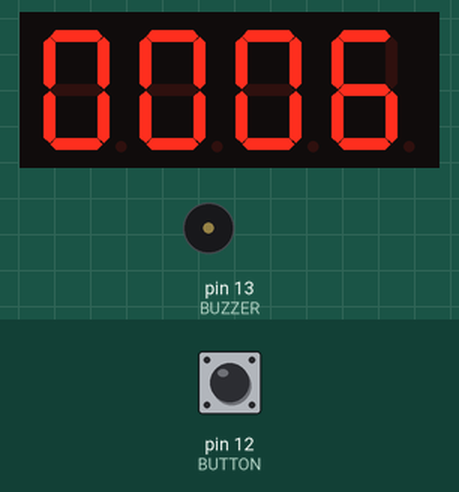
This sketch was run on a simulated Arduino Uno, built with avr-gcc and run on an emulated ATmega328P. On the bench: 4-digit seven-segment display, buzzer (waves = sounding). Wiring (inferred from the names in the program): 4-digit 7-segment display, segments lit when HIGH: segments pin 4, pin 5, pin 6, pin 7, pin 8, pin 9, pin 10, pin 11; digit selects pin 3, pin 2, pin 1, pin 0. The inputs (shaded band) are chosen by the test bench; at power-on: pin 12 (BUTTON) HIGH. The segment pins are drawn as the display they are named for.

Above: at 1.8 s.
1.9 s: pin 12 (BUTTON) pulled LOW for 1 s
At 3.5 s:
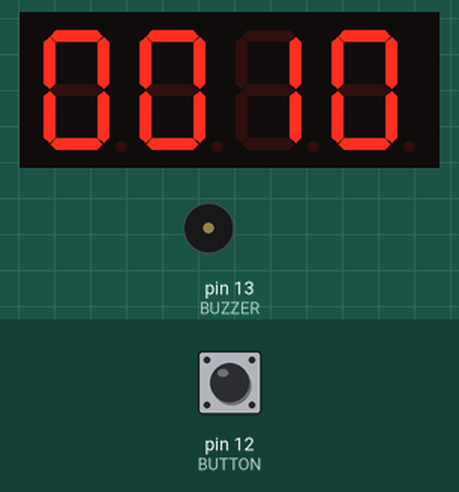
4.4 s: pin 12 (BUTTON) pulled LOW for 1 s
At 6.0 s:
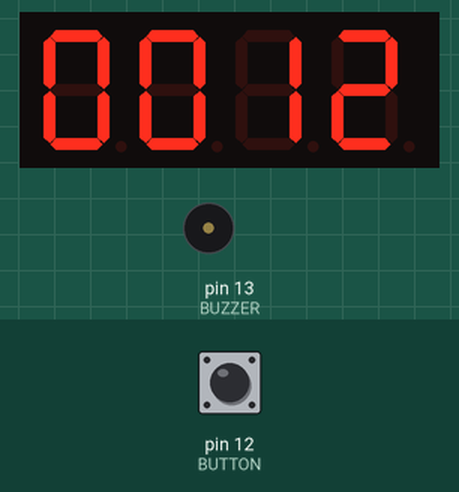
6.9 s: pin 12 (BUTTON) pulled LOW for 3.2 s
At 11.1 s:
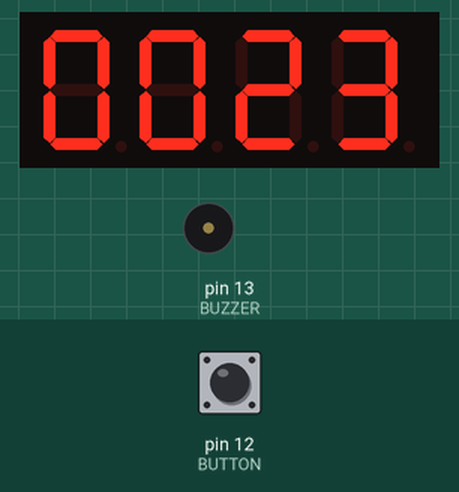
Timing chart, 0 to 24.4 s (numbered marks = the images above; inputs shaded):
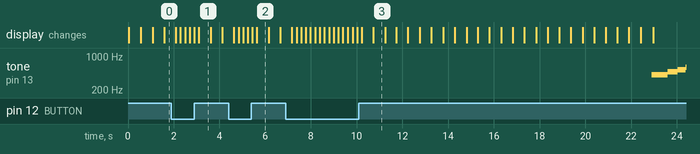

The sketch:

timer.ino
```cpp
/**
 * This code is intended to be used for a workshop for students in
 * grades 5 - 9. To faciliate learning it has been made as simple as
 * possible.
 */

int DIGIT_OFF = HIGH;
int DIGIT_ON = LOW;

int SEG_ON = HIGH;
int SEG_OFF = LOW;

int BUTTON_DOWN = LOW;
int BUTTON_UP = HIGH;

int DIGIT_DELAY = 5;
int NUMBER_DELAY = 1000;

int D1 = 0;
int D2 = 1;
int D3 = 2;
int D4 = 3;

int SEG_A = 4;
int SEG_B = 5;
int SEG_C = 6;
int SEG_D = 7;
int SEG_E = 8;
int SEG_F = 9;
int SEG_G = 10;
int SEG_DP = 11;

int BUTTON = 12;

int BUZZER = 13;

/**
 * Shows a number n on digit d.
 *
 * The number n must be between 0 and 9.
 * The digit d must be between 1 and 4.
 */
void show_digit(int n, int d){

  // first reset all digits
  digitalWrite(D1, DIGIT_OFF);
  digitalWrite(D2, DIGIT_OFF);
  digitalWrite(D3, DIGIT_OFF);
  digitalWrite(D4, DIGIT_OFF);

  if(d == D1){

    //Turn ON digit 1
    digitalWrite(D1, DIGIT_ON);

  }else if(d == D2){

    // Turn ON digit 2
    digitalWrite(D2, DIGIT_ON);

  }else if(d == D3){

    // Turn ON digit 3
    digitalWrite(D3, DIGIT_ON);

  }else if(d == D4){

    // Turn ON digit 4
    digitalWrite(D4, DIGIT_ON);

  }

  // Turn OFF all segements
  digitalWrite(SEG_A, SEG_OFF);
  digitalWrite(SEG_B, SEG_OFF);
  digitalWrite(SEG_C, SEG_OFF);
  digitalWrite(SEG_D, SEG_OFF);
  digitalWrite(SEG_E, SEG_OFF);
  digitalWrite(SEG_F, SEG_OFF);
  digitalWrite(SEG_G, SEG_OFF);
  digitalWrite(SEG_DP, SEG_OFF);

  if(n == 0){

    // Turn on segments: A, B, C, D, E, F to make digit 0
    digitalWrite(SEG_A, SEG_ON);
    digitalWrite(SEG_B, SEG_ON);
    digitalWrite(SEG_C, SEG_ON);
    digitalWrite(SEG_D, SEG_ON);
    digitalWrite(SEG_E, SEG_ON);
    digitalWrite(SEG_F, SEG_ON);

  }else if(n == 1){

    // Turn on segments: B, C to make digit 1
    digitalWrite(SEG_B, SEG_ON);
    digitalWrite(SEG_C, SEG_ON);

  }else if(n == 2){

    // Turn on segments: A, B, G, D, E to make digit 2
    digitalWrite(SEG_A, SEG_ON);
    digitalWrite(SEG_B, SEG_ON);
    digitalWrite(SEG_G, SEG_ON);
    digitalWrite(SEG_E, SEG_ON);
    digitalWrite(SEG_D, SEG_ON);

  }else if(n == 3){

    // Turn on segments: A, B, G, D, C to make digit 3
    digitalWrite(SEG_A, SEG_ON);
    digitalWrite(SEG_B, SEG_ON);
    digitalWrite(SEG_G, SEG_ON);
    digitalWrite(SEG_C, SEG_ON);
    digitalWrite(SEG_D, SEG_ON);

  }else if(n == 4){

    // Turn on segments: F, G, B, C to make digit 4
    digitalWrite(SEG_F, SEG_ON);
    digitalWrite(SEG_G, SEG_ON);
    digitalWrite(SEG_B, SEG_ON);
    digitalWrite(SEG_C, SEG_ON);
  }else if(n == 5){

    // Turn on segments: A, F, G, C, D to make digit 5
    digitalWrite(SEG_A, SEG_ON);
    digitalWrite(SEG_F, SEG_ON);
    digitalWrite(SEG_G, SEG_ON);
    digitalWrite(SEG_C, SEG_ON);
    digitalWrite(SEG_D, SEG_ON);

  }else if(n == 6){

    // Turn on segments: A, C, D, E, F, G to make digit 6
    digitalWrite(SEG_A, SEG_ON);
    digitalWrite(SEG_C, SEG_ON);
    digitalWrite(SEG_D, SEG_ON);
    digitalWrite(SEG_E, SEG_ON);
    digitalWrite(SEG_F, SEG_ON);
    digitalWrite(SEG_G, SEG_ON);

  }else if(n == 7){

    // Turn on segments: A, B, C to make digit 7
    digitalWrite(SEG_A, SEG_ON);
    digitalWrite(SEG_B, SEG_ON);
    digitalWrite(SEG_C, SEG_ON);

  }else if(n == 8){

    // Turn on segments: A, B, C, D, E, F, G to make digit 8
    digitalWrite(SEG_A, SEG_ON);
    digitalWrite(SEG_B, SEG_ON);
    digitalWrite(SEG_C, SEG_ON);
    digitalWrite(SEG_D, SEG_ON);
    digitalWrite(SEG_E, SEG_ON);
    digitalWrite(SEG_F, SEG_ON);
    digitalWrite(SEG_G, SEG_ON);

  }else if(n == 9){

    // Turn on segments: A, B, C, D, F, G to make digit 9
    digitalWrite(SEG_A, SEG_ON);
    digitalWrite(SEG_B, SEG_ON);
    digitalWrite(SEG_C, SEG_ON);
    digitalWrite(SEG_D, SEG_ON);
    digitalWrite(SEG_F, SEG_ON);
    digitalWrite(SEG_G, SEG_ON);

  }

}

/**
 * shows a number on the display once for 100 ms
 *
 * the number n must be between 0 and 9999
 */
void show_number(int n){

    int x = 0;

    int tmp = n;

    int loop_reps = NUMBER_DELAY/(4 * DIGIT_DELAY);

    while(x < loop_reps){

        tmp = n;

        show_digit(tmp % 10, D1);
        tmp = tmp / 10;

        delay(DIGIT_DELAY);

        show_digit(tmp % 10, D2);
        tmp = tmp / 10;

        delay(DIGIT_DELAY);

        show_digit(tmp % 10, D3);
        tmp = tmp / 10;

        delay(DIGIT_DELAY);

        show_digit(tmp % 10, D4);

        delay(DIGIT_DELAY);

        x++;

        // This entire loop takes ~ 4 * DIGITAL_DELAY ms
    }

    // This entire function takes ~ NUMBER_DELAY * 4 * DIGIT_DELAY ms

}

/**
 * Makes sounds with the buzzer, plays through several
 * tones for every.
 */
void do_buzzer(){

    int i, j;

    while(1){

        for(i = 1200; i > 800; i = i-50){

            for(j = 0; j < 100; j++){

                digitalWrite(BUZZER, HIGH);

                delayMicroseconds(i);

                digitalWrite(BUZZER, LOW);

                delayMicroseconds(i);

            }

        }

    }

}

void setup() {

  // Control digits
  pinMode(D1, OUTPUT);
  pinMode(D2, OUTPUT);
  pinMode(D3, OUTPUT);
  pinMode(D4, OUTPUT);

  // Segments of digits
  pinMode(SEG_A, OUTPUT);
  pinMode(SEG_B, OUTPUT);
  pinMode(SEG_C, OUTPUT);
  pinMode(SEG_D, OUTPUT);
  pinMode(SEG_E, OUTPUT);
  pinMode(SEG_F, OUTPUT);
  pinMode(SEG_G, OUTPUT);
  pinMode(SEG_DP, OUTPUT);

  // Button
  pinMode(BUTTON, INPUT_PULLUP);

  // Buzzer
  pinMode(BUZZER, OUTPUT);

}

void loop() {

    digitalWrite(13, LOW);
    int current = 10;

    int button = BUTTON_UP;

    while(current > 0){

        button = digitalRead(BUTTON);

        if(button == BUTTON_DOWN){

            NUMBER_DELAY = 200;
            current = current + 1;

        }else{

            NUMBER_DELAY = 500;
            current = current - 1;

        }

        show_number(current);

    }

    do_buzzer();

}
```

Measured:
- what the display in image 1 shows lasts 0.5 s, from 3.1 s to 3.6 s
